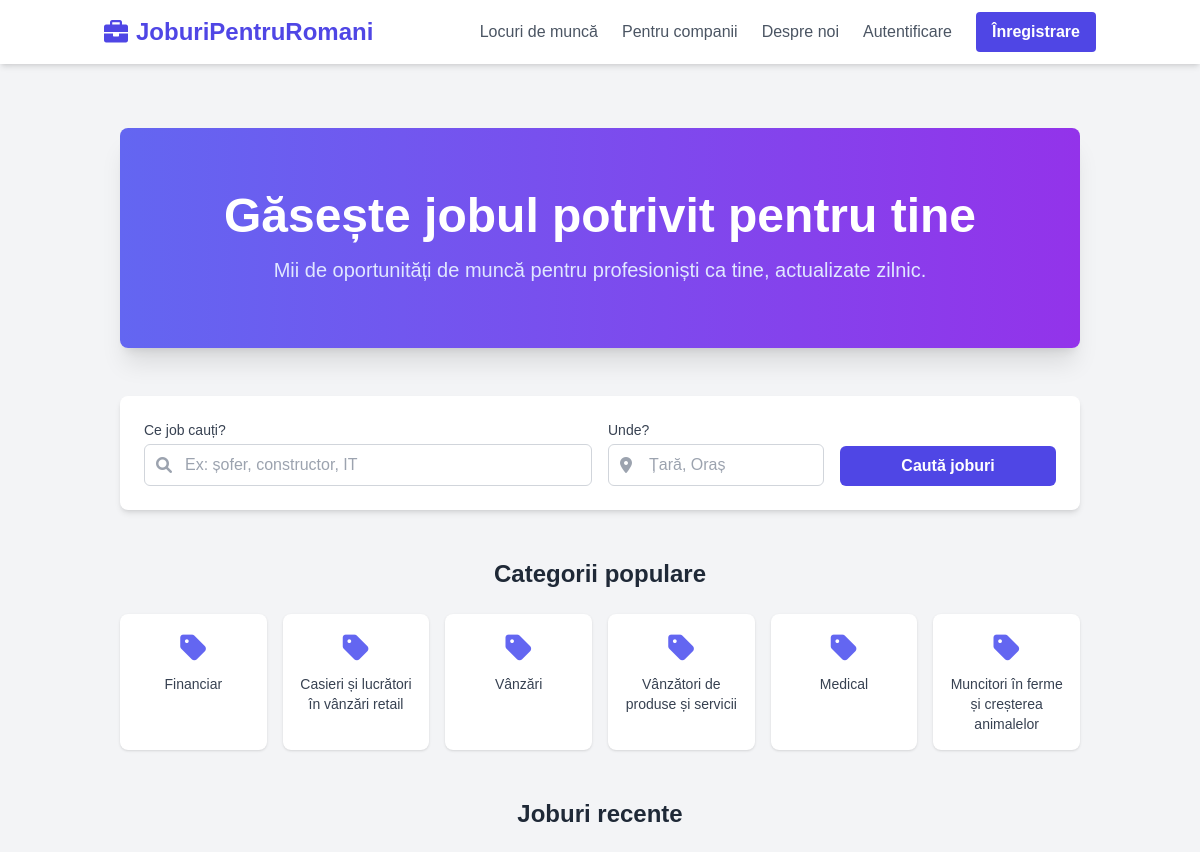
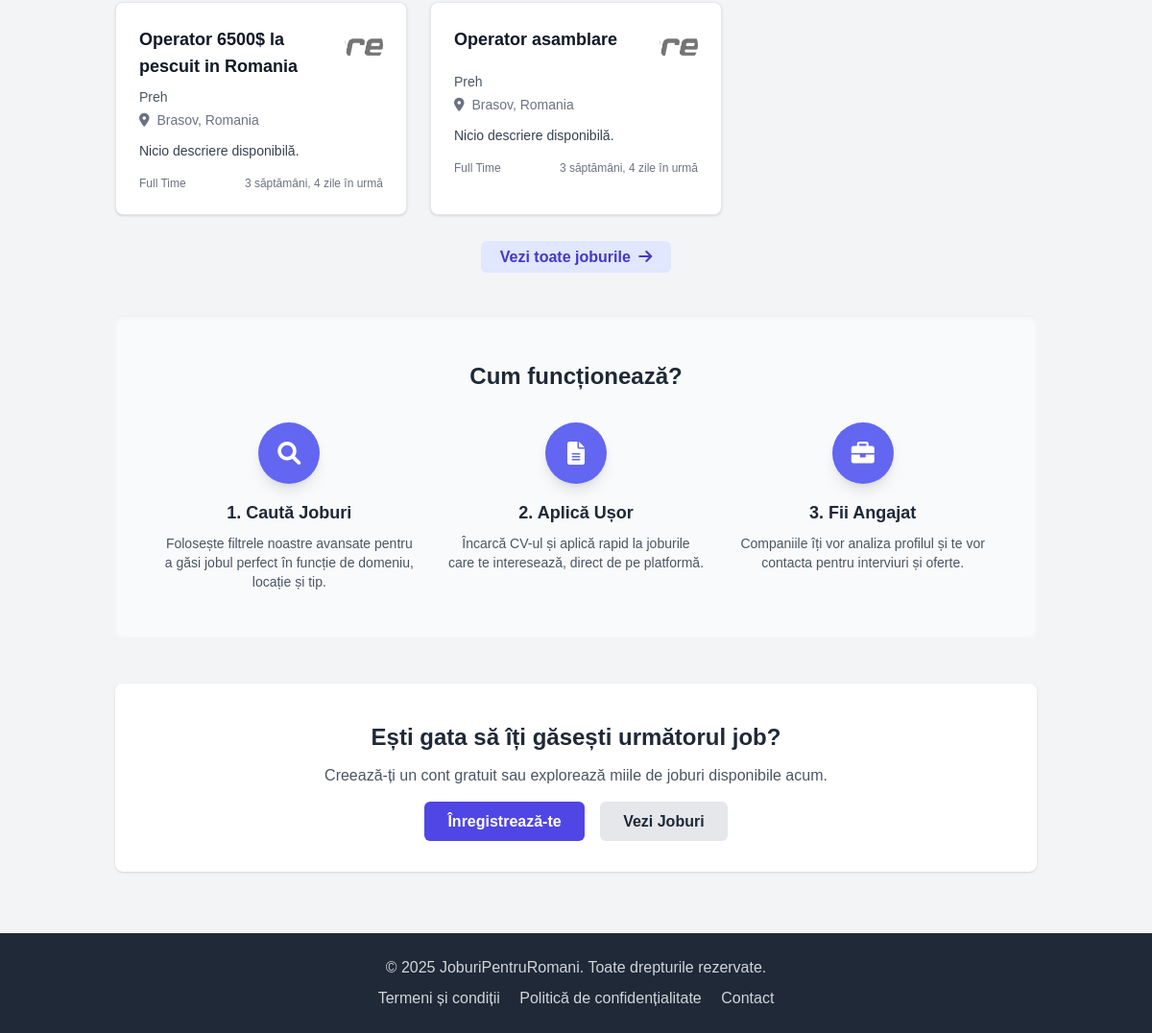
The page / on the database its author committed (2 pictures, top to bottom).
### jobs/models.py (models this page shows, shortened)
class Category(models.Model):
    name = models.CharField(max_length=100, unique=True)
    slug = models.SlugField(max_length=120, unique=True, blank=True)
    class Meta:
        verbose_name_plural = "Categories"
        ordering = ['name']

class Job(models.Model):
    JOB_TYPE_CHOICES = (
        ('full_time', 'Full Time'),
        ('part_time', 'Part Time'),
        ('contract', 'Contract'),
        ('internship', 'Internship'),
        ('remote', 'Remote'),
    )
    EXPERIENCE_LEVEL_CHOICES = (
        ('entry', 'Entry-Level (< 2 ani)'),
        ('mid', 'Mid-Level (2-5 ani)'),
        ('senior', 'Senior-Level (5+ ani)'),
        ('manager', 'Manager / Director'),
        ('intern', 'Intern / Stagiar'),
        ('no_experience', 'Fără experiență'),
    )
    CURRENCY_CHOICES = (
        ('RON', 'RON (Leu Românesc)'),
        ('EUR', 'EUR (Euro)'),
        ('USD', 'USD (Dolar American)'),
        ('GBP', 'GBP (Liră Sterlină)'),
    )
    company = models.ForeignKey(settings.AUTH_USER_MODEL, on_delete=models.CASCADE, related_name='jobs_posted', limit_choices_to={'user_type': 'company'})
    category = models.ForeignKey(Category, on_delete=models.SET_NULL, null=True, blank=True, related_name='jobs')
    title = models.CharField(max_length=255)
    slug = models.SlugField(max_length=270, unique=True, blank=True, help_text="Leave blank to auto-generate from title.") # Added unique=True back
    ideal_candidate = models.TextField("Candidatul Ideal", blank=True, null=True)
    what_we_offer = models.TextField("Ce oferim?", blank=True, null=True)
    responsibilities = models.TextField("Descrierea jobului / Responsabilități", blank=True, null=True) # Renamed from description
    country = CountryField(blank_label='(selectează țara)', default='RO')
    city = models.CharField("Oraș", max_length=100)
    job_type = models.CharField(max_length=20, choices=JOB_TYPE_CHOICES, default='full_time')
    experience_level = models.CharField("Nivel Experiență", max_length=20, choices=EXPERIENCE_LEVEL_CHOICES) # Removed null=True, blank=True
    positions_available = models.PositiveIntegerField("Număr Poziții Deschise", default=1) # Removed null=True, blank=True
    salary_min = models.DecimalField(max_digits=10, decimal_places=2, null=True, blank=True) # Păstrăm opțional pentru salariu min/max
    salary_max = models.DecimalField(max_digits=10, decimal_places=2, null=True, blank=True) # Păstrăm opțional pentru salariu min/max
    salary_currency = models.CharField(max_length=3, choices=CURRENCY_CHOICES, default='RON') # Removed blank=True, added choices
    is_published = models.BooleanField(default=True)
    is_featured = models.BooleanField(default=False)
    created_at = models.DateTimeField(auto_now_add=True)
    updated_at = models.DateTimeField(auto_now=True)
    class Meta:
        ordering = ['-created_at']
    def get_absolute_url(self):
        return reverse('jobs:job_detail', kwargs={'slug': self.slug})

### accounts/models.py (models this page shows, shortened)
class CompanyProfile(models.Model):
    user = models.OneToOneField(User, on_delete=models.CASCADE, primary_key=True, related_name='companyprofile')
    company_name = models.CharField("Numele companiei", max_length=255)
    street_address = models.CharField("Adresă sediu social (stradă, număr...)", max_length=255, blank=True, null=True)
    city = models.CharField("Oraș", max_length=100, blank=True, null=True)
    country = models.CharField("Țară", max_length=100, default="România", blank=True, null=True) # Default to Romania?
    website = models.URLField(blank=True, null=True)
    description = models.TextField(blank=True, null=True)
    logo = models.ImageField(upload_to='company_logos/', blank=True, null=True) # Requires Pillow installation
    plan = models.ForeignKey('payments.SubscriptionPlan', on_delete=models.SET_NULL, null=True, blank=True, related_name='companies')
    location = models.CharField("Locație sediu principal", max_length=255, blank=True, null=True)
    industry = models.CharField("Industrie", max_length=100, blank=True, null=True)
    slug = models.SlugField(max_length=255, unique=True, blank=True, help_text="Lăsați necompletat pentru generare automată bazată pe numele companiei.")

class User(AbstractUser):
    USER_TYPE_CHOICES = (
        ('job_seeker', 'Job Seeker'),
        ('company', 'Company'),
    )
    user_type = models.CharField(max_length=20, choices=USER_TYPE_CHOICES, default='job_seeker')
    groups = models.ManyToManyField(
        'auth.Group',
        verbose_name='groups',
        blank=True,
        help_text='The groups this user belongs to. A user will get all permissions granted to each of their groups.',
        related_name="custom_user_set", # Changed related_name
        related_query_name="user",
    )
    user_permissions = models.ManyToManyField(
        'auth.Permission',
        verbose_name='user permissions',
        blank=True,
        help_text='Specific permissions for this user.',
        related_name="custom_user_set", # Changed related_name
        related_query_name="user",
    )
    is_active = models.BooleanField(
        'active',
        default=False, # Changed default to False
        help_text= (
            'Designates whether this user should be treated as active. '
            'Unselect this instead of deleting accounts.'
        ),
    )

### core/views.py (the view)
# urls.py: path('', views.HomeView.as_view(), name='home'),
class HomeView(TemplateView):
    template_name = "core/home.html"
    def get_context_data(self, **kwargs):
        context = super().get_context_data(**kwargs)
        context['categories'] = Category.objects.order_by('?')[:6]
        context['recent_jobs'] = Job.objects.filter(is_published=True).select_related(
            'company', 'category', 'company__companyprofile'
        ).order_by('-created_at')[:4] # Limit to 4 recent jobs
        return context

### templates/core/home.html (shortened to what this page needs)
{% extends 'base.html' %}
{% load static %}
{% block content %}
<div class="container mx-auto px-4 py-8">
    <div class="text-center mb-12 py-16 bg-gradient-to-r from-indigo-500 to-purple-600 rounded-lg shadow-xl">
        <h1 class="text-4xl md:text-5xl font-extrabold text-white mb-4">Găsește <span class="">jobul potrivit</span> pentru tine</h1>
        <p class="text-lg md:text-xl text-indigo-100 max-w-2xl mx-auto">Mii de oportunități de muncă pentru profesioniști ca tine, actualizate zilnic.</p>
    </div>
    <div class="bg-white rounded-lg shadow-md mb-12 p-6">
        <form action="{% url 'jobs:job_list' %}" method="get" class="grid grid-cols-1 md:grid-cols-3 lg:grid-cols-4 gap-4 items-end">
            <div class="md:col-span-1 lg:col-span-2">
                <label for="keywords" class="block text-sm font-medium text-gray-700 mb-1">Ce job cauți?</label>
                <div class="relative">
                    <div class="absolute inset-y-0 left-0 pl-3 flex items-center pointer-events-none">
                    </div>
                    <input type="text" class="w-full pl-10 pr-4 py-2 border border-gray-300 rounded-md focus:ring-indigo-500 focus:border-indigo-500" id="keywords" name="q" placeholder="Ex: șofer, constructor, IT">
                </div>
            </div>
            <div class="md:col-span-1">
                <label for="location" class="block text-sm font-medium text-gray-700 mb-1">Unde?</label>
                <div class="relative">
                    <div class="absolute inset-y-0 left-0 pl-3 flex items-center pointer-events-none">
                    </div>
                    <input type="text" class="w-full pl-10 pr-4 py-2 border border-gray-300 rounded-md focus:ring-indigo-500 focus:border-indigo-500" id="location" name="location" placeholder="Țară, Oraș">
                </div>
            </div>
            <div class="md:col-span-1 lg:col-span-1">
                <button type="submit" class="w-full bg-indigo-600 hover:bg-indigo-700 text-white font-bold py-2 px-4 rounded-md transition duration-300">Caută joburi</button>
            </div>
        </form>
    </div>
    <div class="mb-12">
        <h2 class="text-2xl font-semibold text-center text-gray-800 mb-6">Categorii populare</h2>
        <div class="grid grid-cols-2 sm:grid-cols-3 md:grid-cols-4 lg:grid-cols-6 gap-4">
            {% for category in categories %}
            <a href="{% url 'jobs:job_list' %}?category={{ category.slug }}" class="block p-4 bg-white rounded-lg shadow hover:shadow-lg transition duration-300 text-center text-gray-700 hover:text-indigo-600">
                <i class="fas fa-tag text-3xl text-indigo-500 mb-2"></i>
                <h5 class="text-sm font-medium">{{ category.name }}</h5>
            </a>
            {% empty %}
            <p class="col-span-full text-center text-gray-500">Nu există categorii disponibile momentan.</p>
            {% endfor %}
        </div>
    </div>
    <div class="mb-12">
        <h2 class="text-2xl font-semibold text-center text-gray-800 mb-6">Joburi recente</h2>
        <div class="grid grid-cols-1 md:grid-cols-2 lg:grid-cols-3 gap-6">
            {% for job in recent_jobs %}
            <div class="bg-white rounded-lg shadow p-6 border border-gray-200 hover:border-indigo-300 transition duration-300">
                <div class="flex justify-between items-start mb-2">
                    <h3 class="text-lg font-semibold text-gray-900 hover:text-indigo-600">
                    <a href="{{ job.get_absolute_url }}">{{ job.title }}</a>
                </h3>
                {% if job.company.companyprofile.logo %}
                    <img src="{{ job.company.companyprofile.logo.url }}" alt="{{ job.company.companyprofile.company_name }}" class="h-10 w-10 rounded-full object-cover ml-auto">
                {% else %}
                    <span class="h-10 w-10 rounded-full bg-gray-200 flex items-center justify-center ml-auto">
                         <i class="fa-solid fa-circle-user text-2xl text-indigo-600"></i>
                    </span>
                {% endif %}
                </div>
                <p class="text-sm text-gray-600 mb-1">{{ job.company.companyprofile.company_name|default:job.company.username }}</p>
                <p class="text-sm text-gray-500 mb-3">
                    <i class="fas fa-map-marker-alt mr-1"></i> {{ job.city }}{% if job.city and job.country %},{% endif %} {{ job.country.name|default:job.country }}
                </p>
                <p class="text-sm text-gray-700 mb-4 line-clamp-2">{{ job.description|truncatewords:20|default:"Nicio descriere disponibilă." }}</p>
                <div class="flex justify-between items-center text-xs text-gray-500">
                    <span>{{ job.get_job_type_display }}</span>
                    <span>{{ job.created_at|timesince }} în urmă</span>
                </div>
            </div>
            {% empty %}
            <p class="md:col-span-2 lg:col-span-3 text-center text-gray-500">Nu există joburi recente.</p>
            {% endfor %}
        </div>
        <div class="text-center mt-8">
            <a href="{% url 'jobs:job_list' %}" class="bg-indigo-100 text-indigo-700 hover:bg-indigo-200 font-semibold py-2 px-5 rounded-md transition duration-300">
                Vezi toate joburile <i class="fas fa-arrow-right ml-1"></i>
            </a>
        </div>
    </div>
    <div class="bg-gray-50 rounded-lg shadow-inner p-8 md:p-12 mb-12">
        <h2 class="text-2xl font-semibold text-center text-gray-800 mb-8">Cum funcționează?</h2>
        <div class="grid grid-cols-1 md:grid-cols-3 gap-8 text-center">
            <div class="flex flex-col items-center">
                <div class="bg-indigo-500 text-white rounded-full h-16 w-16 flex items-center justify-center mb-4 shadow-lg">
                    <i class="fas fa-search text-2xl"></i>
                </div>
                <h3 class="text-lg font-semibold text-gray-800 mb-2">1. Caută Joburi</h3>
                <p class="text-gray-600 text-sm">Folosește filtrele noastre avansate pentru a găsi jobul perfect în funcție de domeniu, locație și tip.</p>
            </div>
            <div class="flex flex-col items-center">
                <div class="bg-indigo-500 text-white rounded-full h-16 w-16 flex items-center justify-center mb-4 shadow-lg">
                    <i class="fas fa-file-alt text-2xl"></i>
                </div>
                <h3 class="text-lg font-semibold text-gray-800 mb-2">2. Aplică Ușor</h3>
                <p class="text-gray-600 text-sm">Încarcă CV-ul și aplică rapid la joburile care te interesează, direct de pe platformă.</p>
            </div>
            <div class="flex flex-col items-center">
                <div class="bg-indigo-500 text-white rounded-full h-16 w-16 flex items-center justify-center mb-4 shadow-lg">
                    <i class="fas fa-briefcase text-2xl"></i>
                </div>
                <h3 class="text-lg font-semibold text-gray-800 mb-2">3. Fii Angajat</h3>
                <p class="text-gray-600 text-sm">Companiile îți vor analiza profilul și te vor contacta pentru interviuri și oferte.</p>
            </div>
        </div>
    </div>
    <div class="text-center py-10 bg-white rounded-lg shadow">
        <h2 class="text-2xl font-semibold text-gray-800 mb-3">Ești gata să îți găsești următorul job?</h2>
        <p class="text-gray-600 mb-6 max-w-xl mx-auto">Creează-ți un cont gratuit sau explorează miile de joburi disponibile acum.</p>
        <div>
            <a href="{% url 'accounts:signup' %}" class="bg-indigo-600 hover:bg-indigo-700 text-white font-bold py-3 px-6 rounded-md transition duration-300 mr-3">Înregistrează-te</a>
            <a href="{% url 'jobs:job_list' %}" class="bg-gray-200 hover:bg-gray-300 text-gray-800 font-bold py-3 px-6 rounded-md transition duration-300">Vezi Joburi</a>
        </div>
    </div>
</div>
{% endblock %}

### templates/base.html (style rules this page uses)
body { display: flex; flex-direction: column; min-height: 100vh; font-family: sans-serif; }

### rows shown on the page
Category: name "Financiar"
Category: name "Casieri și lucrători în vânzări retail"
Category: name "Vânzări"
Category: name "Vânzători de produse și servicii"
Category: name "Medical"
Category: name "Muncitori în ferme și creșterea animalelor"
Job: title "Operator 6500$ la pescuit in Romania", company.companyprofile.logo (picture), company.companyprofile.company_name "Preh", city "Brasov", country.name "Romania", description "Nicio descriere disponibilă.", job_type "Full Time", created_at "3 săptămâni, 4 zile"
Job: title "Operator asamblare", company.companyprofile.logo (picture), company.companyprofile.company_name "Preh", city "Brasov", country.name "Romania", description "Nicio descriere disponibilă.", job_type "Full Time", created_at "3 săptămâni, 4 zile"
